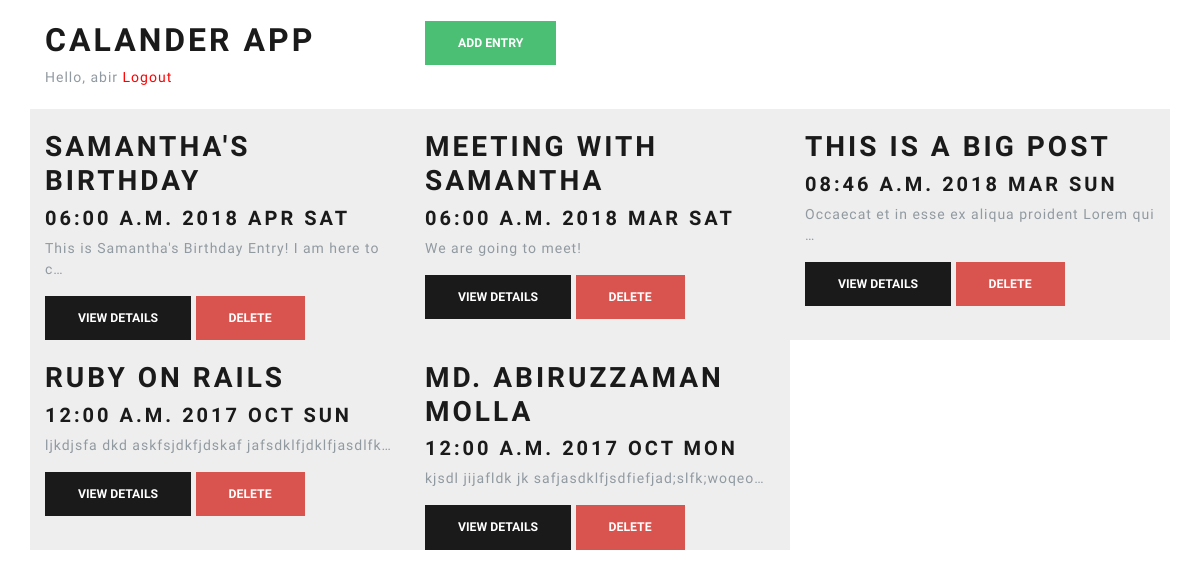
Page /calander (signed in) on the earlier database version.
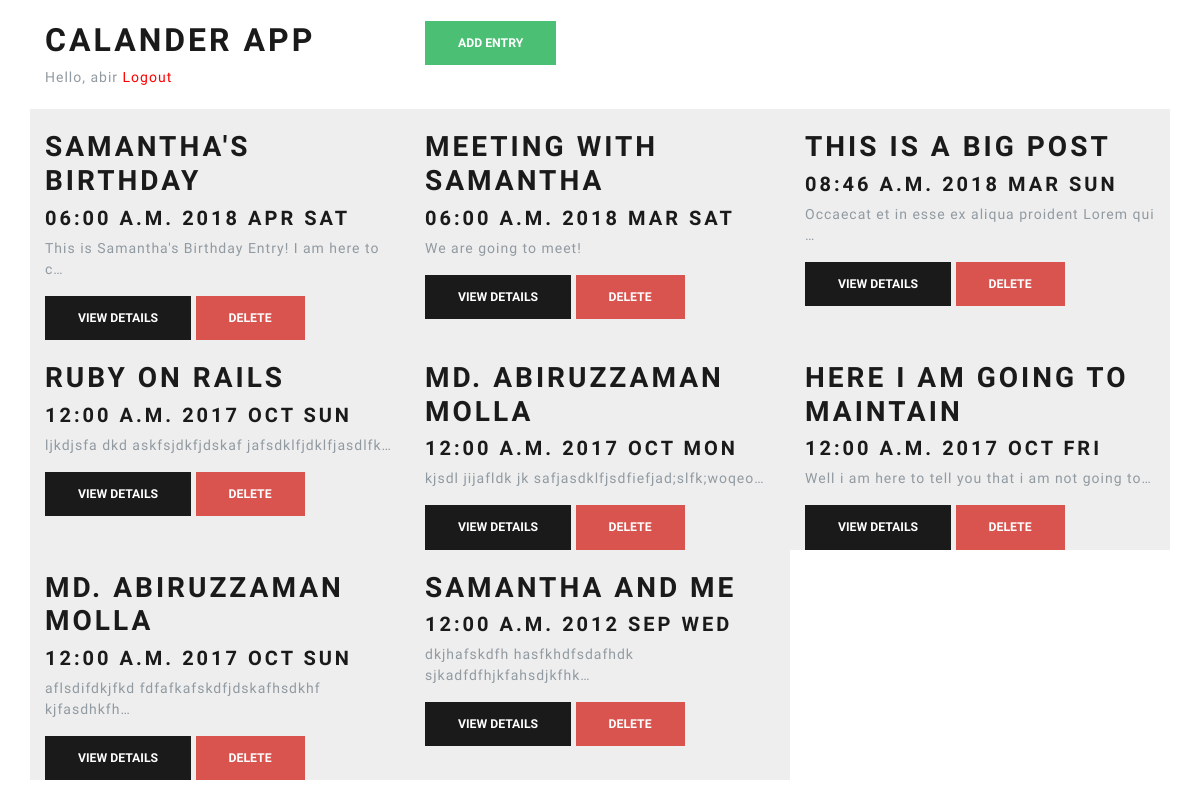
Same page on the later database version.
### myapp/models.py (models this page shows, shortened)
class Enrty(models.Model):
    name = models.CharField(max_length=100)
    author = models.ForeignKey(User, on_delete=models.CASCADE)
    date = models.DateTimeField()
    description = models.TextField()
    created = models.DateTimeField(auto_now_add=True)

### myapp/views.py (the view)
# urls.py: path('calander', views.calander, name='calander'),
@login_required
def calander(request):
    entries = Enrty.objects.filter(author=request.user)
    return render(request, 'myapp/calander.html', {'entries': entries})

### myapp/templates/myapp/calander.html
{% extends 'myapp/base.html' %} {% block content %}
<div class="container">
  <br>
  <div class="row">
    <div class="col-lg-4">
      <h1>Calander App</h1>
      {% if request.user.is_authenticated %}
      <span>Hello, {{ request.user.username }}</span>
      <a href="/logout" style="color:red;">Logout</a>
      {% endif %}
    </div>
    <div class="col-lg-8">
      <button onclick="window.location='{% url 'add' %}'" class="btn btn-success">Add Entry</button>
    </div>
  </div>
  <br>
  <div class="row">
    {% for entry in entries %} {% include 'myapp/_calander_entry.html' %} {% endfor%}
  </div>
</div>
{% endblock %}

### myapp/templates/myapp/base.html (shortened to what this page needs)
<!DOCTYPE html>
<html lang="en">
<head>
  {% load static %}
  <link rel="stylesheet" href="{% static 'myapp/css/booststrap.css' %}">
  <link rel="stylesheet" href="{% static 'myapp/css/style.css' %}">
</head>
<body>
  {% block content %} {% endblock %}
</body>
</html>

### myapp/templates/myapp/_calander_entry.html
<div class="calander_entry col-lg-4">
  <br>
  <h2>
    {{ entry.name }}
  </h2>
  <h4>{{ entry.date|date:"h:i a Y M D" }}</h4>
  <p>
    {{ entry.description|truncatechars:50 }}
  </p>
  <button onclick="window.location='{% url 'details' pk=entry.id %}'" class="btn btn-primary">View Details</button>
  <button data-id="{{ entry.id }}" onclick="deleteCalanderEntry(this)" class="btn btn-danger">Delete</button>
</div>

### myapp/static/myapp/css/style.css (style rules this page uses)
.calander_entry { background-color: #eee; }
body, html { width: 100%; display: grid; }

Differences in the rows shown:
added Enrty: name "HERE I AM GOING TO MAINTAIN", date "12:00 A.M. 2017 OCT FRI", description "Well i am here to tell you that i am not going to…"
added Enrty: name "MD. ABIRUZZAMAN MOLLA", date "12:00 A.M. 2017 OCT SUN", description "aflsdifdkjfkd fdfafkafskdfjdskafhsdkhf kjfasdhkfh…"
added Enrty: name "SAMANTHA AND ME", date "12:00 A.M. 2012 SEP WED", description "dkjhafskdfh hasfkhdfsdafhdk sjkadfdfhjkfahsdjkfhk…"
